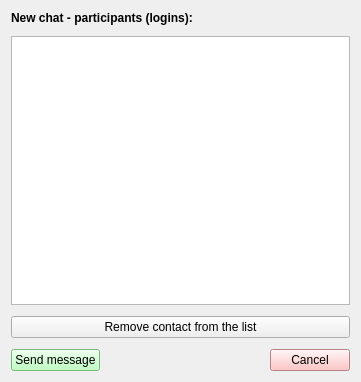
<?xml version="1.0" encoding="UTF-8"?>
<ui version="4.0">
 <class>ScreenNewChatParticipants</class>
 <widget class="QWidget" name="ScreenNewChatParticipants">
  <property name="geometry">
   <rect>
    <x>0</x>
    <y>0</y>
    <width>361</width>
    <height>382</height>
   </rect>
  </property>
  <property name="windowTitle">
   <string>Form</string>
  </property>
  <layout class="QVBoxLayout" name="verticalLayout">
   <item>
    <widget class="QLabel" name="screenUserDataNewChatLabel">
     <property name="enabled">
      <bool>true</bool>
     </property>
     <property name="sizePolicy">
      <sizepolicy hsizetype="Fixed" vsizetype="Fixed">
       <horstretch>0</horstretch>
       <verstretch>0</verstretch>
      </sizepolicy>
     </property>
     <property name="font">
      <font>
       <bold>true</bold>
      </font>
     </property>
     <property name="text">
      <string>New chat - participants (logins):</string>
     </property>
    </widget>
   </item>
   <item>
    <spacer name="verticalSpacer_8">
     <property name="orientation">
      <enum>Qt::Orientation::Vertical</enum>
     </property>
     <property name="sizeType">
      <enum>QSizePolicy::Policy::Fixed</enum>
     </property>
     <property name="sizeHint" stdset="0">
      <size>
       <width>20</width>
       <height>5</height>
      </size>
     </property>
    </spacer>
   </item>
   <item>
    <widget class="QListView" name="screenUserDataNewChatUsersList">
     <property name="enabled">
      <bool>true</bool>
     </property>
    </widget>
   </item>
   <item>
    <spacer name="verticalSpacer_13">
     <property name="orientation">
      <enum>Qt::Orientation::Vertical</enum>
     </property>
     <property name="sizeType">
      <enum>QSizePolicy::Policy::Fixed</enum>
     </property>
     <property name="sizeHint" stdset="0">
      <size>
       <width>20</width>
       <height>5</height>
      </size>
     </property>
    </spacer>
   </item>
   <item>
    <widget class="QPushButton" name="screenNewChatDeleteContactPushButton">
     <property name="text">
      <string>Remove contact from the list</string>
     </property>
    </widget>
   </item>
   <item>
    <spacer name="verticalSpacer_14">
     <property name="orientation">
      <enum>Qt::Orientation::Vertical</enum>
     </property>
     <property name="sizeType">
      <enum>QSizePolicy::Policy::Fixed</enum>
     </property>
     <property name="sizeHint" stdset="0">
      <size>
       <width>20</width>
       <height>5</height>
      </size>
     </property>
    </spacer>
   </item>
   <item>
    <layout class="QHBoxLayout" name="horizontalLayout">
     <item>
      <widget class="QPushButton" name="screenUserDataCreateNewChatPushButton">
       <property name="enabled">
        <bool>true</bool>
       </property>
       <property name="styleSheet">
        <string notr="true">background-color: rgb(170, 255, 174);</string>
       </property>
       <property name="text">
        <string>Send message</string>
       </property>
      </widget>
     </item>
     <item>
      <spacer name="horizontalSpacer">
       <property name="orientation">
        <enum>Qt::Orientation::Horizontal</enum>
       </property>
       <property name="sizeHint" stdset="0">
        <size>
         <width>40</width>
         <height>13</height>
        </size>
       </property>
      </spacer>
     </item>
     <item>
      <widget class="QPushButton" name="screenUserDataCancelNewChatPushButton">
       <property name="enabled">
        <bool>true</bool>
       </property>
       <property name="styleSheet">
        <string notr="true">background-color: rgb(255, 180, 181);</string>
       </property>
       <property name="text">
        <string>Cancel</string>
       </property>
      </widget>
     </item>
    </layout>
   </item>
  </layout>
 </widget>
 <resources/>
 <connections/>
</ui>
